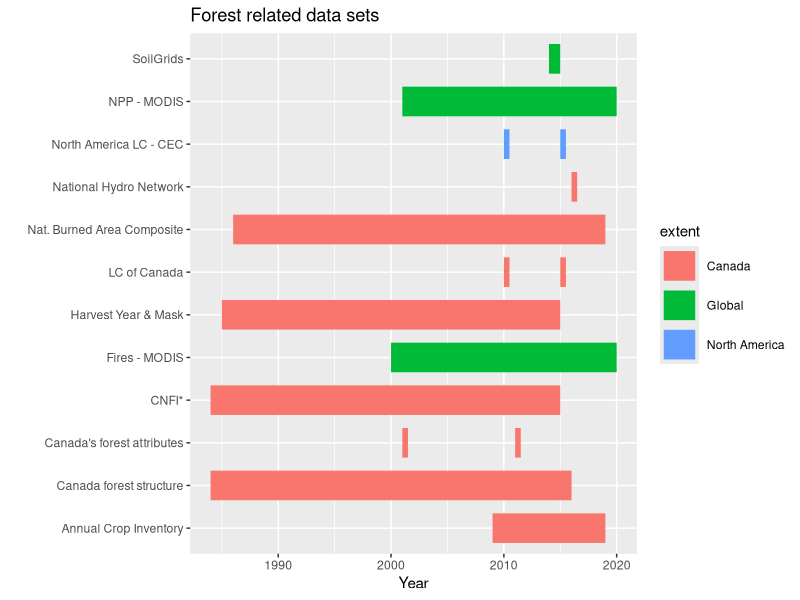
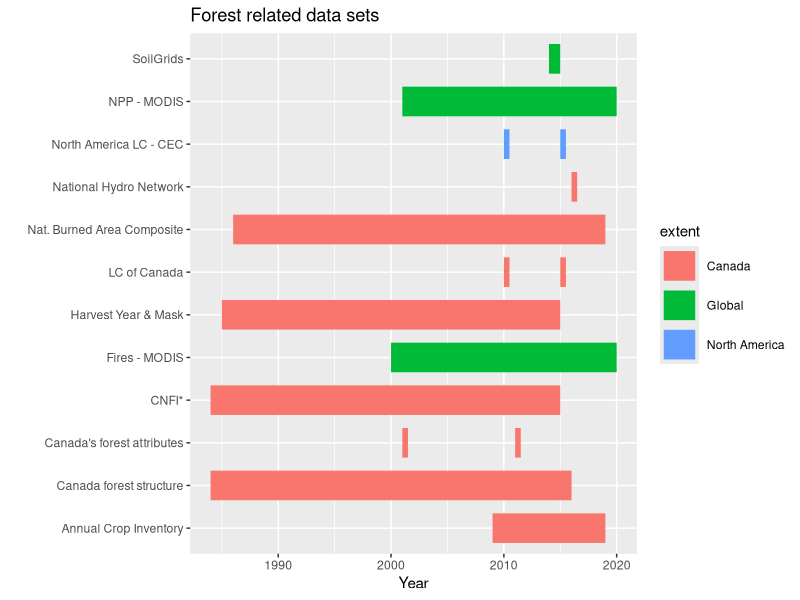

Here is the R script that generated these plots, in order:
# Data exploration for thesis

## 2021-05-14
## Peter R.

### Aim:
# Create a figure with the data I have gathered so far

setwd("/home/peter/Documents/georod/carbon-seq-resources/R_code")

## libraries

library(ggplot2)

d1 <- read.csv("./data_catalogue_v1.csv",header = TRUE, sep=',', quote="\"")
str(d1)

## Forests 
d2 <- d1[d1$habitat!='wetlands' & d1$use=='primary' & !is.na(d1$date_start),]

path1 <- c("../images/") 


ggplot(d2) + geom_segment(aes(x=date_start,xend=ifelse(date_start==date_end, (date_end+0.5), date_end), y=short_name, yend=short_name, color=extent),size=10) + labs(x="Year") + labs(y = "") + ggtitle("Forest related data sets")


png(paste0(path1,"forest_data_sets1.png"))
ggplot(d2) + geom_segment(aes(x=date_start,xend=ifelse(date_start==date_end, (date_end+0.5), date_end), y=short_name, yend=short_name, color=extent),size=10) + labs(x="Year") + labs(y = "") + ggtitle("Forest related data sets")
dev.off()
